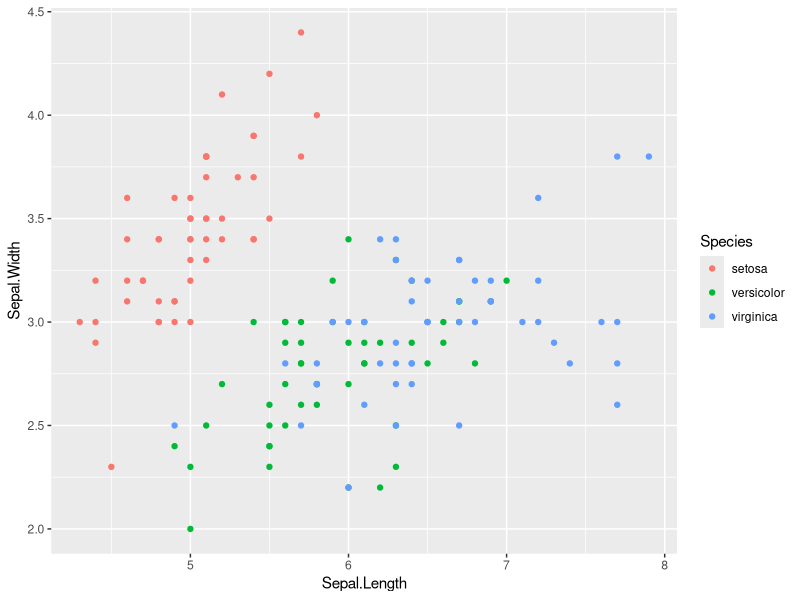

Source code (R):
library(datasets)
library(MASS)
# MASS has lda and qda
library(e1071)
# e1071 has NaiveBayes
library(class)
# class has knn
library(dplyr)
library(ggplot2)
# to see the contents
# ls(package:class)
data(iris)
# Visualize 
d1<-iris %>% select(contains("Sepal"),Species)
ggplot(d1,aes(x=Sepal.Length,
              y=Sepal.Width, 
              color=Species))+geom_point()
